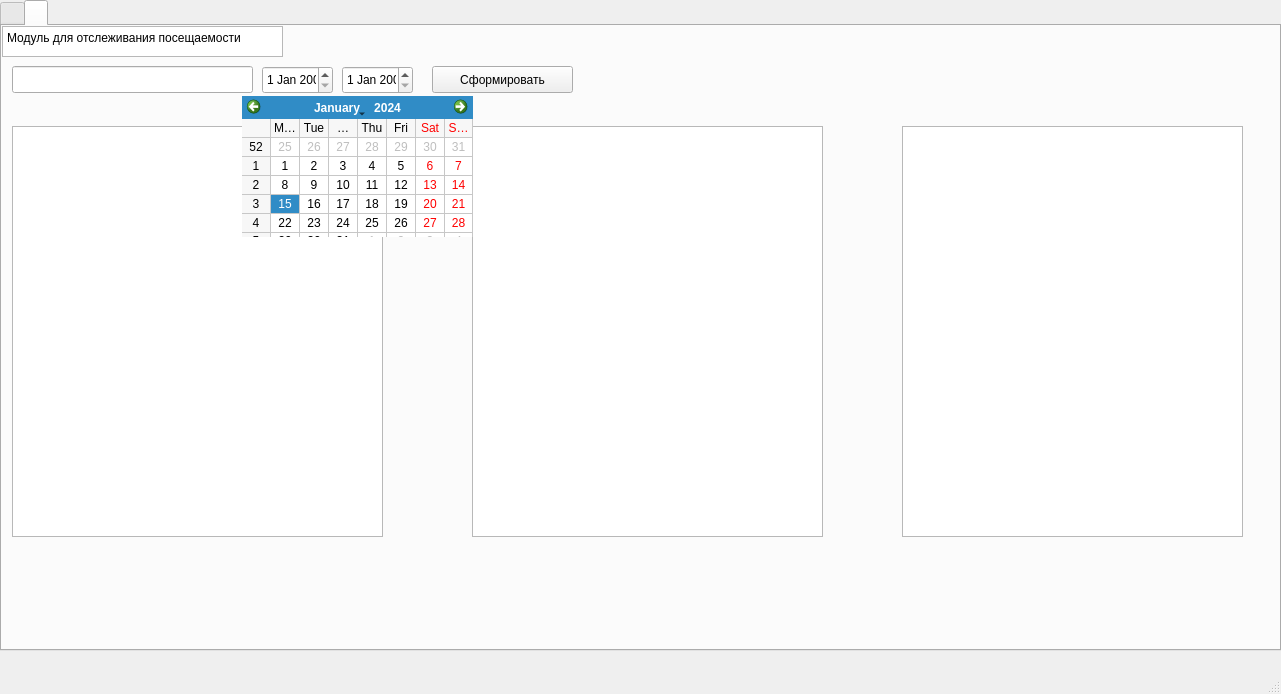
<?xml version="1.0" encoding="UTF-8"?>
<ui version="4.0">
 <class>AttendanceTool</class>
 <widget class="QMainWindow" name="AttendanceTool">
  <property name="geometry">
   <rect>
    <x>0</x>
    <y>0</y>
    <width>1281</width>
    <height>694</height>
   </rect>
  </property>
  <property name="windowTitle">
   <string>MainWindow</string>
  </property>
  <widget class="QWidget" name="centralwidget">
   <widget class="QTabWidget" name="tabWidget">
    <property name="geometry">
     <rect>
      <x>0</x>
      <y>0</y>
      <width>1281</width>
      <height>651</height>
     </rect>
    </property>
    <property name="currentIndex">
     <number>1</number>
    </property>
    <widget class="QWidget" name="tabWidgetPage1">
     <attribute name="title">
      <string/>
     </attribute>
     <widget class="QLineEdit" name="lineEditDirectory">
      <property name="geometry">
       <rect>
        <x>0</x>
        <y>270</y>
        <width>631</width>
        <height>27</height>
       </rect>
      </property>
     </widget>
     <widget class="QPushButton" name="ButtonBrowse">
      <property name="geometry">
       <rect>
        <x>650</x>
        <y>270</y>
        <width>88</width>
        <height>27</height>
       </rect>
      </property>
      <property name="text">
       <string>Обзор</string>
      </property>
     </widget>
     <widget class="QTextEdit" name="textEdit">
      <property name="geometry">
       <rect>
        <x>0</x>
        <y>210</y>
        <width>381</width>
        <height>51</height>
       </rect>
      </property>
      <property name="html">
       <string>&lt;!DOCTYPE HTML PUBLIC &quot;-//W3C//DTD HTML 4.0//EN&quot; &quot;http://www.w3.org/TR/REC-html40/strict.dtd&quot;&gt;
&lt;html&gt;&lt;head&gt;&lt;meta name=&quot;qrichtext&quot; content=&quot;1&quot; /&gt;&lt;style type=&quot;text/css&quot;&gt;
p, li { white-space: pre-wrap; }
&lt;/style&gt;&lt;/head&gt;&lt;body style=&quot; font-family:'Ubuntu Sans'; font-size:11pt; font-weight:400; font-style:normal;&quot;&gt;
&lt;p style=&quot; margin-top:0px; margin-bottom:0px; margin-left:0px; margin-right:0px; -qt-block-indent:0; text-indent:0px;&quot;&gt;Выберите расположение, в котором находятся файлы расписания и СКУД:&lt;/p&gt;&lt;/body&gt;&lt;/html&gt;</string>
      </property>
     </widget>
     <widget class="QTextBrowser" name="textBrowser">
      <property name="geometry">
       <rect>
        <x>0</x>
        <y>0</y>
        <width>281</width>
        <height>31</height>
       </rect>
      </property>
      <property name="html">
       <string>&lt;!DOCTYPE HTML PUBLIC &quot;-//W3C//DTD HTML 4.0//EN&quot; &quot;http://www.w3.org/TR/REC-html40/strict.dtd&quot;&gt;
&lt;html&gt;&lt;head&gt;&lt;meta name=&quot;qrichtext&quot; content=&quot;1&quot; /&gt;&lt;style type=&quot;text/css&quot;&gt;
p, li { white-space: pre-wrap; }
&lt;/style&gt;&lt;/head&gt;&lt;body style=&quot; font-family:'Ubuntu Sans'; font-size:11pt; font-weight:400; font-style:normal;&quot;&gt;
&lt;p style=&quot; margin-top:0px; margin-bottom:0px; margin-left:0px; margin-right:0px; -qt-block-indent:0; text-indent:0px;&quot;&gt;&lt;span style=&quot; font-size:9pt;&quot;&gt;Модуль для отслеживания посещаемости&lt;/span&gt;&lt;/p&gt;&lt;/body&gt;&lt;/html&gt;</string>
      </property>
     </widget>
    </widget>
    <widget class="QWidget" name="tabWidgetPage2">
     <attribute name="title">
      <string/>
     </attribute>
     <widget class="QLineEdit" name="lineEditSearch">
      <property name="geometry">
       <rect>
        <x>10</x>
        <y>40</y>
        <width>241</width>
        <height>27</height>
       </rect>
      </property>
     </widget>
     <widget class="QPushButton" name="buttonGetAttendance">
      <property name="geometry">
       <rect>
        <x>430</x>
        <y>40</y>
        <width>141</width>
        <height>27</height>
       </rect>
      </property>
      <property name="text">
       <string>Сформировать</string>
      </property>
     </widget>
     <widget class="QTreeView" name="Subjects">
      <property name="geometry">
       <rect>
        <x>10</x>
        <y>100</y>
        <width>371</width>
        <height>411</height>
       </rect>
      </property>
     </widget>
     <widget class="QTreeView" name="Groups">
      <property name="geometry">
       <rect>
        <x>470</x>
        <y>100</y>
        <width>351</width>
        <height>411</height>
       </rect>
      </property>
     </widget>
     <widget class="QTreeView" name="Teachers">
      <property name="geometry">
       <rect>
        <x>900</x>
        <y>100</y>
        <width>341</width>
        <height>411</height>
       </rect>
      </property>
     </widget>
     <widget class="QDateEdit" name="dateEditStart">
      <property name="geometry">
       <rect>
        <x>260</x>
        <y>40</y>
        <width>71</width>
        <height>28</height>
       </rect>
      </property>
     </widget>
     <widget class="QDateEdit" name="dateEditEnd">
      <property name="geometry">
       <rect>
        <x>340</x>
        <y>40</y>
        <width>71</width>
        <height>28</height>
       </rect>
      </property>
     </widget>
     <widget class="QTextBrowser" name="textBrowser_2">
      <property name="geometry">
       <rect>
        <x>0</x>
        <y>0</y>
        <width>281</width>
        <height>31</height>
       </rect>
      </property>
      <property name="html">
       <string>&lt;!DOCTYPE HTML PUBLIC &quot;-//W3C//DTD HTML 4.0//EN&quot; &quot;http://www.w3.org/TR/REC-html40/strict.dtd&quot;&gt;
&lt;html&gt;&lt;head&gt;&lt;meta name=&quot;qrichtext&quot; content=&quot;1&quot; /&gt;&lt;style type=&quot;text/css&quot;&gt;
p, li { white-space: pre-wrap; }
&lt;/style&gt;&lt;/head&gt;&lt;body style=&quot; font-family:'Ubuntu Sans'; font-size:11pt; font-weight:400; font-style:normal;&quot;&gt;
&lt;p style=&quot; margin-top:0px; margin-bottom:0px; margin-left:0px; margin-right:0px; -qt-block-indent:0; text-indent:0px;&quot;&gt;&lt;span style=&quot; font-size:9pt;&quot;&gt;Модуль для отслеживания посещаемости&lt;/span&gt;&lt;/p&gt;&lt;/body&gt;&lt;/html&gt;</string>
      </property>
     </widget>
     <widget class="QCalendarWidget" name="calendarEdit">
      <property name="enabled">
       <bool>true</bool>
      </property>
      <property name="geometry">
       <rect>
        <x>240</x>
        <y>70</y>
        <width>231</width>
        <height>141</height>
       </rect>
      </property>
      <property name="gridVisible">
       <bool>true</bool>
      </property>
     </widget>
    </widget>
   </widget>
  </widget>
  <widget class="QStatusBar" name="statusbar"/>
 </widget>
 <resources/>
 <connections/>
</ui>
